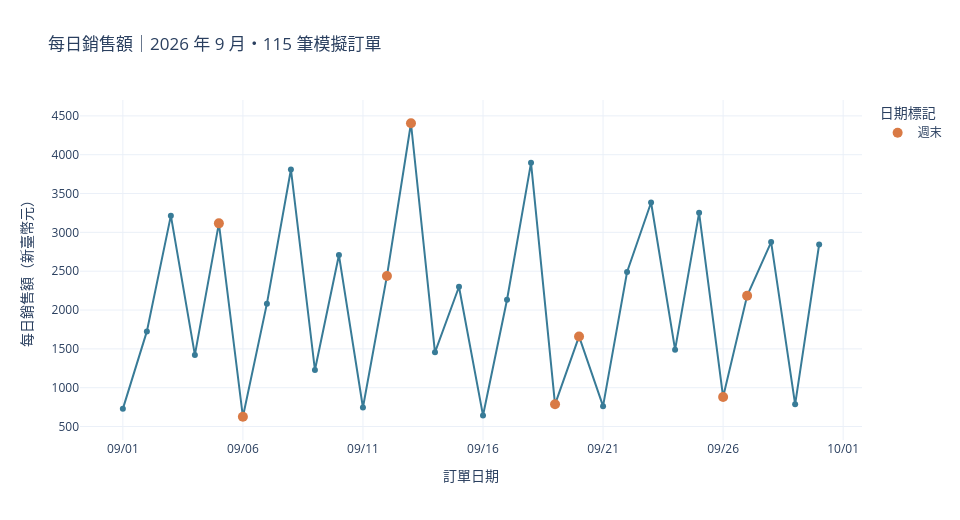

The notebook cell saved with this chart:
### Markdown cell above
### 3. 每日銷售額

將每天的訂單金額加總，橘色點表示週末。9 月 13 日最高，為 4,405 元；9 月 6 日最低，為 626 元。

每天的訂單數、件數和單價都可能不同，所以不能只看這張圖就說週末賣得比較好。

### Code cell
daily_sales = df.groupby(["order_date", "day_type"], as_index=False).agg(
    sales=("order_amount_twd", "sum"),
    orders=("order_id", "count"),
).sort_values("order_date")
daily_sales["order_date"] = pd.to_datetime(daily_sales["order_date"])
fig = px.line(daily_sales, x="order_date", y="sales", markers=True,
              hover_data={"day_type": True, "orders": True},
              labels={"order_date": "訂單日期", "sales": "每日銷售額（新臺幣元）", "day_type": "日期類型", "orders": "訂單數"},
              title="每日銷售額｜2026 年 9 月・115 筆模擬訂單")
fig.update_traces(line_color="#387B97", name="每日銷售額")
weekends = daily_sales.loc[daily_sales["day_type"] == "週末"]
fig.add_scatter(x=weekends["order_date"], y=weekends["sales"], mode="markers", name="週末",
                marker={"color": "#D97A45", "size": 10},
                hovertemplate="%{x|%m/%d}（週末）<br>銷售額：%{y:,.0f} 元<extra></extra>")
fig.update_xaxes(dtick=5 * 24 * 60 * 60 * 1000, tickformat="%m/%d")
fig.update_layout(hovermode="x unified", legend_title_text="日期標記")
fig.write_image(figure_dir / "03_daily_sales.png", scale=2)
fig.show()

### Figure 1 — Plotly figure (JSON) as saved in the notebook; plotly's stock layout.template omitted (floating-point values rounded to 4 significant figures)
{"data": [{"customdata": [["平日", 4], ["平日", 4], ["平日", 4], ["平日", 4], ["週末", 4], ["週末", 4], ["平日", 4], ["平日", 4], ["平日", 3], ["平日", 4], ["平日", 4], ["週末", 4], ["週末", 4], ["平日", 4], ["平日", 4], ["平日", 4], ["平日", 4], ["平日", 4], ["週末", 3], ["週末", 2], ["平日", 4], ["平日", 4], ["平日", 4], ["平日", 4], ["平日", 4], ["週末", 4], ["週末", 4], ["平日", 4], ["平日", 3], ["平日", 4]], "hovertemplate": "訂單日期=%{x}<br>每日銷售額（新臺幣元）=%{y}<br>日期類型=%{customdata[0]}<br>訂單數=%{customdata[1]}<extra></extra>", "legendgroup": "", "line": {"color": "#387B97", "dash": "solid"}, "marker": {"symbol": "circle"}, "mode": "lines+markers", "name": "每日銷售額", "orientation": "v", "showlegend": false, "type": "scatter", "x": ["2026-09-01T00:00:00.000000000", "2026-09-02T00:00:00.000000000", "2026-09-03T00:00:00.000000000", "2026-09-04T00:00:00.000000000", "2026-09-05T00:00:00.000000000", "2026-09-06T00:00:00.000000000", "2026-09-07T00:00:00.000000000", "2026-09-08T00:00:00.000000000", "2026-09-09T00:00:00.000000000", "2026-09-10T00:00:00.000000000", "2026-09-11T00:00:00.000000000", "2026-09-12T00:00:00.000000000", "2026-09-13T00:00:00.000000000", "2026-09-14T00:00:00.000000000", "2026-09-15T00:00:00.000000000", "2026-09-16T00:00:00.000000000", "2026-09-17T00:00:00.000000000", "2026-09-18T00:00:00.000000000", "2026-09-19T00:00:00.000000000", "2026-09-20T00:00:00.000000000", "2026-09-21T00:00:00.000000000", "2026-09-22T00:00:00.000000000", "2026-09-23T00:00:00.000000000", "2026-09-24T00:00:00.000000000", "2026-09-25T00:00:00.000000000", "2026-09-26T00:00:00.000000000", "2026-09-27T00:00:00.000000000", "2026-09-28T00:00:00.000000000", "2026-09-29T00:00:00.000000000", "2026-09-30T00:00:00.000000000"], "xaxis": "x", "y": [728, 1725, 3215, 1422, 3116, 626, 2082, 3810, 1228, 2708, 745, 2439, 4405, 1456, 2300, 643, 2133, 3895, 786, 1660, 762, 2490, 3385, 1490, 3252, 881, 2184, 2875, 786, 2844], "yaxis": "y"}, {"hovertemplate": "%{x|%m/%d}（週末）<br>銷售額：%{y:,.0f} 元<extra></extra>", "marker": {"color": "#D97A45", "size": 10}, "mode": "markers", "name": "週末", "type": "scatter", "x": ["2026-09-05T00:00:00.000000000", "2026-09-06T00:00:00.000000000", "2026-09-12T00:00:00.000000000", "2026-09-13T00:00:00.000000000", "2026-09-19T00:00:00.000000000", "2026-09-20T00:00:00.000000000", "2026-09-26T00:00:00.000000000", "2026-09-27T00:00:00.000000000"], "y": [3116, 626, 2439, 4405, 786, 1660, 881, 2184]}], "layout": {"height": 520, "hovermode": "x unified", "legend": {"title": {"text": "日期標記"}, "tracegroupgap": 0}, "title": {"text": "每日銷售額｜2026 年 9 月・115 筆模擬訂單"}, "width": 960, "xaxis": {"anchor": "y", "domain": [0.0, 1.0], "dtick": 432000000, "tickformat": "%m/%d", "title": {"text": "訂單日期"}}, "yaxis": {"anchor": "x", "domain": [0.0, 1.0], "title": {"text": "每日銷售額（新臺幣元）"}}}}
